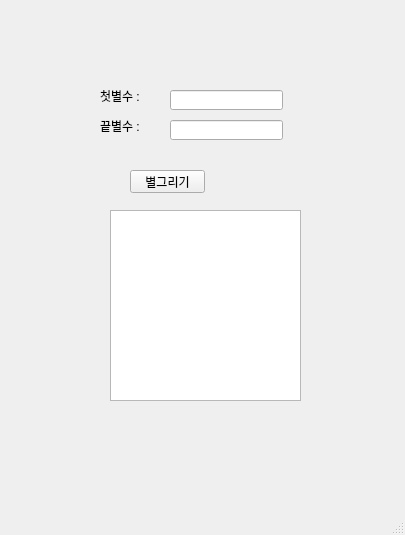
<?xml version="1.0" encoding="UTF-8"?>
<ui version="4.0">
 <class>MainWindow</class>
 <widget class="QMainWindow" name="MainWindow">
  <property name="geometry">
   <rect>
    <x>0</x>
    <y>0</y>
    <width>405</width>
    <height>535</height>
   </rect>
  </property>
  <property name="windowTitle">
   <string>MainWindow</string>
  </property>
  <widget class="QWidget" name="centralwidget">
   <widget class="QLabel" name="lbl_f">
    <property name="geometry">
     <rect>
      <x>100</x>
      <y>90</y>
      <width>56</width>
      <height>12</height>
     </rect>
    </property>
    <property name="text">
     <string>첫별수 :</string>
    </property>
    <property name="textFormat">
     <enum>Qt::AutoText</enum>
    </property>
   </widget>
   <widget class="QLabel" name="lbl_l">
    <property name="geometry">
     <rect>
      <x>100</x>
      <y>120</y>
      <width>56</width>
      <height>12</height>
     </rect>
    </property>
    <property name="text">
     <string>끝별수 : </string>
    </property>
   </widget>
   <widget class="QLineEdit" name="le_f">
    <property name="geometry">
     <rect>
      <x>170</x>
      <y>90</y>
      <width>113</width>
      <height>20</height>
     </rect>
    </property>
   </widget>
   <widget class="QLineEdit" name="le_l">
    <property name="geometry">
     <rect>
      <x>170</x>
      <y>120</y>
      <width>113</width>
      <height>20</height>
     </rect>
    </property>
   </widget>
   <widget class="QPushButton" name="pb">
    <property name="geometry">
     <rect>
      <x>130</x>
      <y>170</y>
      <width>75</width>
      <height>23</height>
     </rect>
    </property>
    <property name="text">
     <string>별그리기</string>
    </property>
   </widget>
   <widget class="QPlainTextEdit" name="pte">
    <property name="geometry">
     <rect>
      <x>110</x>
      <y>210</y>
      <width>191</width>
      <height>191</height>
     </rect>
    </property>
   </widget>
  </widget>
  <widget class="QMenuBar" name="menuBar">
   <property name="geometry">
    <rect>
     <x>0</x>
     <y>0</y>
     <width>405</width>
     <height>21</height>
    </rect>
   </property>
  </widget>
  <widget class="QStatusBar" name="statusbar"/>
 </widget>
 <resources/>
 <connections/>
</ui>
